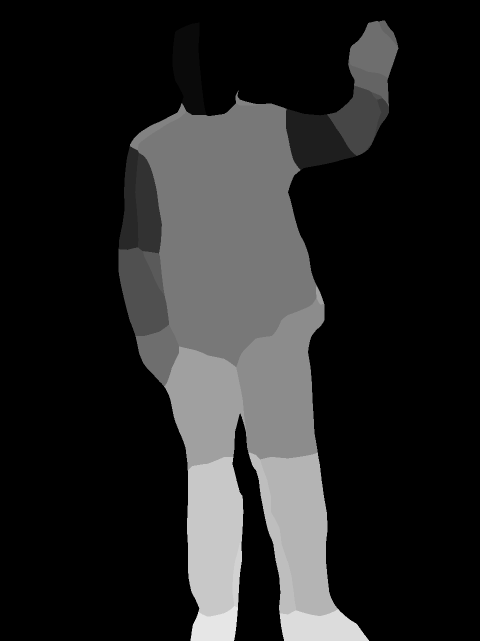
#> input picture joe_seg_crop2.png, 960 x 1281 px (shown at 1/2 size)
$ python construct_bodypoints.py
#> lines starting #> are read from the running program, lines starting #| are printed output that depends on the picture; after the words box and inside, x2 and y2 are one past the last pixel; in counts of white or black regions, pixels touching at a corner belong together
### process_segmentation.py
import matplotlib.pyplot as plt
import skimage.io as skio
import utils
import numpy as np
from skimage.segmentation import find_boundaries

def edge_detector(mask_im):
	gx, gy = np.gradient(mask_im)
	temp_edge = gy*gy + gx*gx
	temp_edge[temp_edge != 0.0] = 1.0
	return temp_edge

def get_body_part_mask(im, number):
	number = np.around(number*10/255, decimals=4)
	mask_im = np.zeros_like(im)
	mask_im[np.around(im, decimals=4) == number] = 1
	return mask_im

def segment_clusters_by_x(all_part_edges):
	all_hand_indices = np.argwhere(all_part_edges)
	hand_indices_sorted = np.sort(all_hand_indices[:,1])
	hand_indices_indices = np.argsort(all_hand_indices[:,1])
	diffs_arr = (hand_indices_sorted[1:]-hand_indices_sorted[:-1])
	max_diff_ind = np.argmax(diffs_arr)
	left_indices = all_hand_indices[hand_indices_indices[max_diff_ind+1:]]
	right_indices = all_hand_indices[hand_indices_indices[:max_diff_ind+1]]
	return left_indices, right_indices

# [6 lines left out: function get_full_body, not called in this run]

def get_left_hand(im):
	all_lefts = get_body_part_mask(im, 10)
	all_rights = get_body_part_mask(im, 11)
	all_hands = np.zeros_like(all_lefts)
	all_hands[all_lefts == 1] = 1
	all_hands[all_rights == 1] = 1
	left_hand = np.zeros_like(all_hands)
	all_hand_edges = edge_detector(all_hands)
	left_indices, right_indices = segment_clusters_by_x(all_hand_edges)
	left_hand[left_indices[:,0], left_indices[:,1]] = 1
	return left_hand

# [11 lines left out: function get_right_hand, not called in this run]

def get_left_forearm(im):
	left_fronts = get_body_part_mask(im, 6)
	left_backs = get_body_part_mask(im, 7)
	right_fronts = get_body_part_mask(im, 8)
	right_backs = get_body_part_mask(im, 9)
	all_lower_arms = np.zeros_like(left_fronts)
	all_lower_arms[(left_fronts==1)|(left_backs==1)|(right_fronts==1)|(right_backs==1)] = 1
	left_forearm = np.zeros_like(all_lower_arms)
	all_forearm_edges = edge_detector(all_lower_arms)
	left_inds, right_inds = segment_clusters_by_x(all_forearm_edges)
	left_forearm[left_inds[:,0], left_inds[:,1]] = 1
	return left_forearm

# [12 lines left out: function get_right_forearm, not called in this run]

def get_left_upper_arm(im):
	left_front,left_back =  get_body_part_mask(im,2), get_body_part_mask(im,3)
	right_front,right_back = get_body_part_mask(im,4), get_body_part_mask(im,5)
	all_upper_arms = np.zeros_like(left_front)
	all_upper_arms[(left_front==1)|(left_back==1)|(right_front==1)|(right_back==1)] = 1
	left_upper_arm = np.zeros_like(all_upper_arms)
	all_upper_arm_edges = edge_detector(all_upper_arms)
	left_inds, right_inds = segment_clusters_by_x(all_upper_arm_edges)
	left_upper_arm[left_inds[:,0], left_inds[:,1]] = 1
	return left_upper_arm

def get_right_upper_arm(im):
	left_front,left_back =  get_body_part_mask(im,2), get_body_part_mask(im,3)
	right_front,right_back = get_body_part_mask(im,4), get_body_part_mask(im,5)
	all_upper_arms = np.zeros_like(left_front)
	all_upper_arms[(left_front==1)|(left_back==1)|(right_front==1)|(right_back==1)] = 1
	right_upper_arm = np.zeros_like(all_upper_arms)
	all_upper_arm_edges = edge_detector(all_upper_arms)
	left_inds, right_inds = segment_clusters_by_x(all_upper_arm_edges)
	right_upper_arm[right_inds[:,0], right_inds[:,1]] = 1
	return right_upper_arm

def get_left_thigh(im):
	left_fronts = get_body_part_mask(im, 14)
	left_backs = get_body_part_mask(im, 15)
	left_thigh = np.zeros_like(left_fronts)
	left_thigh[(left_fronts==1) | (left_backs==1)] = 1
	left_thigh_edges = edge_detector(left_thigh)
	return left_thigh_edges

def get_right_thigh(im):
	right_fronts = get_body_part_mask(im, 16)
	right_backs = get_body_part_mask(im, 17)
	right_thigh = np.zeros_like(right_fronts)
	right_thigh[(right_fronts==1) | (right_backs==1)] = 1
	right_thigh_edges = edge_detector(right_thigh)
	return right_thigh_edges

# [37 lines left out: functions get_left_calf, get_right_calf, get_left_foot, get_right_foot, not called in this run]

def get_torso(im):
	front = get_body_part_mask(im, 12)
	back = get_body_part_mask(im, 13)
	torso = np.zeros_like(front)
	torso[(front == 1) | (back == 1)] = 1
	return edge_detector(torso)

def get_head(im):
	left = get_body_part_mask(im, 0)
	right = get_body_part_mask(im, 1)
	face = np.zeros_like(left)
	face[(left==1)|(right==1)] = 1
	return edge_detector(face)

# [33 lines left out: function get_part_by_name, not called in this run]

# [5 lines that do not run on import are left out]
	# [8 lines of commented-out code are left out]

### construct_bodypoints.py
import matplotlib.pyplot as plt
import skimage.io as skio
import utils
import process_segmentation as seg
import numpy as np
from scipy import signal
import time

class BodyPoints:
	def __init__(self, name, general_points):
		self.name = name
		self.general_points = general_points
		self.border_points = {}

	def add_border(self, points, name):
		self.border_points[name] = points

	def get_border(self, name):
		return self.border_points[name]


def find_border(e1, e2):
	bigger, smaller = None, None
	if np.sum(e1) > np.sum(e2):
		bigger = e1
		smaller = e2
	else:
		bigger = e2
		smaller = e1

	g_kernel = np.ones((3,3))
	smaller_grown = signal.convolve2d(smaller, g_kernel, mode="same")
	smaller_grown[smaller_grown!=0] = 1
	border = np.zeros_like(e1)
	border[(smaller_grown==1) & (bigger==1)] = 1
	return border

def construct_part(part, part_name, border_parts):
	bdypts = BodyPoints(part_name, np.argwhere(part))
	for b_name, b_part in border_parts.items():
		curr_border = find_border(part, b_part)
		bdypts.add_border(np.argwhere(curr_border), b_name)
	return bdypts

def construct_left_hand(im):
	left_hand = seg.get_left_hand(im)
	left_forearm = seg.get_left_forearm(im)
	border_dict = {"left_forearm": left_forearm}
	return construct_part(left_hand, "left_hand", border_dict)

# [73 lines left out: functions construct_right_hand, construct_left_forearm, construct_right_forearm, construct_left_upper_arm, construct_right_upper_arm, construct_left_foot and 5 more, not called in this run]

def construct_torso(im):
	torso = seg.get_torso(im)
	left_thigh = seg.get_left_thigh(im)
	right_thigh = seg.get_right_thigh(im)
	left_upper_arm = seg.get_left_upper_arm(im)
	right_upper_arm = seg.get_right_upper_arm(im)
	head = seg.get_head(im)

	border_dict = {"left_thigh":left_thigh, "right_thigh":right_thigh,
	"left_upper_arm":left_upper_arm, "right_upper_arm":right_upper_arm, "head":head}
	return construct_part(torso, "torso", border_dict)

# [6 lines left out: function construct_head, not called in this run]

if __name__ == '__main__':
	im = skio.imread("./joe_seg_crop2.png", as_gray=True)
#> im is the input picture: shape (1281, 960) float64; min 0, max 1, mean 0.851
	left_hand_bodypts = construct_left_hand(im)
#> in get_left_hand, `all_lefts = get_body_part_mask(im, 10)`: all_lefts: shape (1281, 960) float64; values 0 (black) and 1 (white), 0.3% white; 2 white regions, box (x1, y1, x2, y2) and area: (696, 117, 778, 213) 3032, (758, 41, 797, 96) 649
#> in get_left_hand, `all_rights = get_body_part_mask(im, 11)`: all_rights: shape (1281, 960) float64; values 0 (black) and 1 (white), 1.1% white; 2 white regions, box (x1, y1, x2, y2) and area: (698, 42, 797, 156) 6926, (271, 650, 358, 773) 6266
#> in construct_left_hand, `left_hand = seg.get_left_hand(im)`: left_hand: shape (1281, 960) float64; values 0 (black) and 1 (white), 0.07% white in thin lines or dots, all inside (x1, y1, x2, y2) = (695, 40, 798, 214)
#> in get_left_forearm, `left_fronts = get_body_part_mask(im, 6)`: left_fronts: shape (1281, 960) float64; values 0 (black) and 1 (white), 0.08% white; 1 white region, box (x1, y1, x2, y2) and area: (731, 196, 778, 303) 939
#> in get_left_forearm, `left_backs = get_body_part_mask(im, 7)`: left_backs: shape (1281, 960) float64; values 0 (black) and 1 (white), 0.68% white; 1 white region, box (x1, y1, x2, y2) and area: (654, 171, 763, 312) 8412
#> in get_left_forearm, `right_fronts = get_body_part_mask(im, 8)`: right_fronts: shape (1281, 960) float64; values 0 (black) and 1 (white), 0.98% white; 2 white regions, box (x1, y1, x2, y2) and area: (237, 495, 338, 672) 11879, (743, 184, 764, 199) 154
#> in get_left_forearm, `right_backs = get_body_part_mask(im, 9)`: right_backs: shape (1281, 960) float64; values 0 (black) and 1 (white), 0.13% white; 1 white region, box (x1, y1, x2, y2) and area: (286, 502, 329, 590) 1589
#> in construct_left_hand, `left_forearm = seg.get_left_forearm(im)`: left_forearm: shape (1281, 960) float64; values 0 (black) and 1 (white), 0.06% white in thin lines or dots, all inside (x1, y1, x2, y2) = (653, 170, 779, 313)
#> in __init__, `self.general_points = general_points`: self.general_points = 814 pairs, first value 40 to 213, second value 695 to 797
#> the loop in construct_part, `for b_name, b_part in border_parts.items():` made 1 pass
#> g_kernel in find_border on pass 1: [[1, 1, 1], [1, 1, 1], [1, 1, 1]]
	torso_bodypts = construct_torso(im)
#> in get_body_part_mask (call 7), `mask_im = np.zeros_like(im)`: mask_im: shape (1281, 960) float64; every value is 0
#> in get_body_part_mask (call 8), `mask_im[np.around(im, decimals=4) == number] = 1`: mask_im: shape (1281, 960) float64; values 0 (black) and 1 (white), 0.18% white; 2 white regions, box (x1, y1, x2, y2) and area: (260, 206, 372, 301) 1861, (471, 181, 520, 211) 389
#> in get_torso, `torso[(front == 1) | (back == 1)] = 1`: torso: shape (1281, 960) float64; values 0 (black) and 1 (white), 10.7% white; 1 white region, box (x1, y1, x2, y2) and area: (260, 181, 633, 734) 131753
#> in edge_detector (call 3), `temp_edge[temp_edge != 0.0] = 1.0`: temp_edge: shape (1281, 960) float64; values 0 (black) and 1 (white), 0.24% white in thin lines or dots, all inside (x1, y1, x2, y2) = (259, 180, 634, 735)
#> in get_body_part_mask (call 9), `number = np.around(number*10/255, decimals=4)`: number = 0.549
#> in get_body_part_mask (call 9), `mask_im[np.around(im, decimals=4) == number] = 1`:
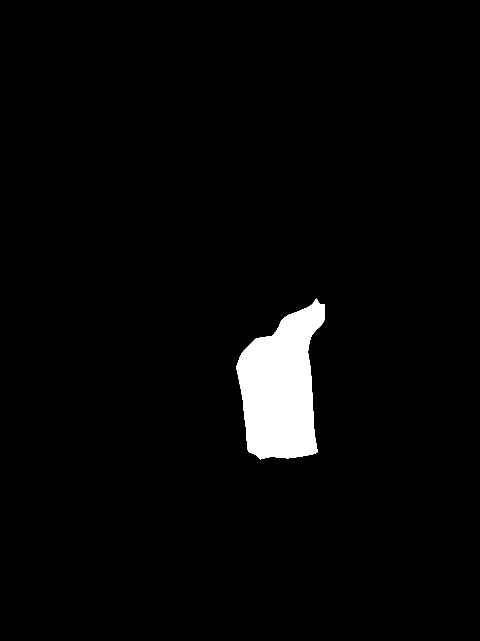
#> mask_im: shape (1281, 960) float64 (shown at 1/2 size); values 0 (black) and 1 (white), 3.1% white; 1 white region, box (x1, y1, x2, y2) and area: (472, 597, 649, 919) 37613
#> in edge_detector (call 4), `temp_edge[temp_edge != 0.0] = 1.0`: temp_edge: shape (1281, 960) float64; values 0 (black) and 1 (white), 0.13% white in thin lines or dots, all inside (x1, y1, x2, y2) = (471, 596, 650, 920)
#> in get_body_part_mask (call 11), `number = np.around(number*10/255, decimals=4)`: number = 0.627
#> in get_body_part_mask (call 11), `mask_im[np.around(im, decimals=4) == number] = 1`:
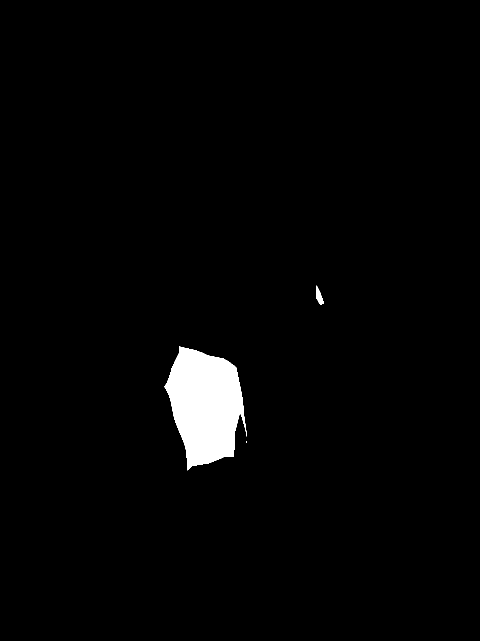
#> mask_im: shape (1281, 960) float64 (shown at 1/2 size); values 0 (black) and 1 (white), 2.2% white; 3 white regions (1 under 20 px), largest, box (x1, y1, x2, y2) and area: (328, 693, 493, 941) 26926, (632, 571, 648, 609) 305
#> in edge_detector (call 5), `temp_edge[temp_edge != 0.0] = 1.0`: temp_edge: shape (1281, 960) float64; values 0 (black) and 1 (white), 0.13% white in thin lines or dots, all inside (x1, y1, x2, y2) = (327, 570, 649, 942)
#> in get_body_part_mask (call 16), `mask_im[np.around(im, decimals=4) == number] = 1`: mask_im: shape (1281, 960) float64; values 0 (black) and 1 (white), 0.62% white; 1 white region, box (x1, y1, x2, y2) and area: (270, 306, 324, 507) 7673
#> in get_left_upper_arm, `all_upper_arms[(left_front==1)|(left_back==1)|(right_front==1)|(right_..`: all_upper_arms: shape (1281, 960) float64; values 0 (black) and 1 (white), 1.9% white; 2 white regions, box (x1, y1, x2, y2) and area: (237, 292, 324, 507) 13027, (572, 218, 713, 340) 10856
#> in edge_detector (call 6), `temp_edge[temp_edge != 0.0] = 1.0`:
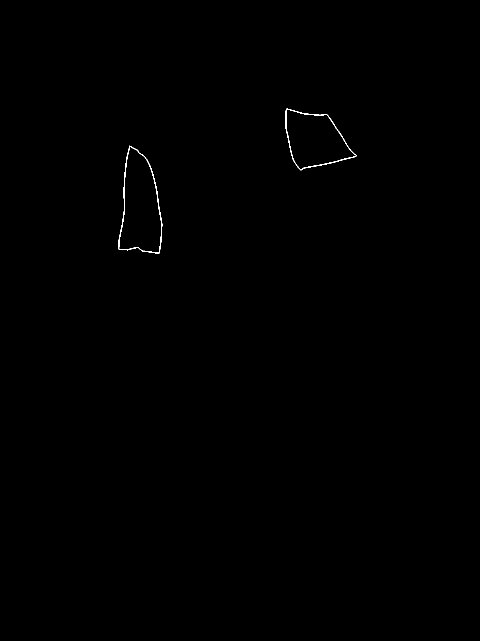
#> temp_edge: shape (1281, 960) float64 (shown at 1/2 size); values 0 (black) and 1 (white), 0.15% white in thin lines or dots, all inside (x1, y1, x2, y2) = (236, 217, 714, 508)
#> in get_left_upper_arm, `left_inds, right_inds = segment_clusters_by_x(all_upper_arm_edges)`: left_inds = 794 pairs, first value 217 to 340, second value 571 to 713; right_inds = 1022 pairs, first value 291 to 507, second value 236 to 324
#> in get_left_upper_arm, `left_upper_arm[left_inds[:,0], left_inds[:,1]] = 1`:
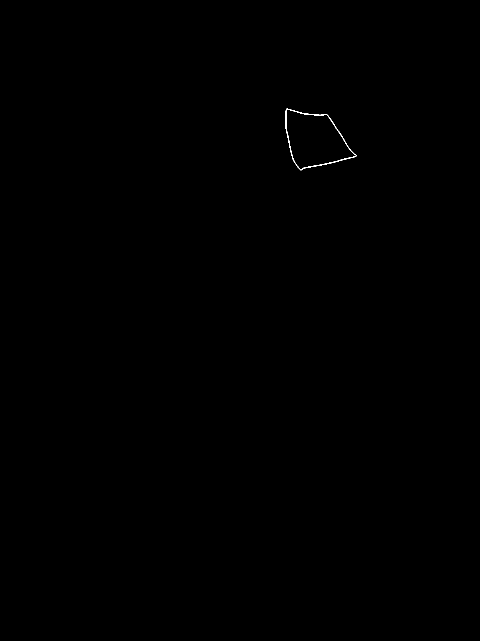
#> left_upper_arm: shape (1281, 960) float64 (shown at 1/2 size); values 0 (black) and 1 (white), 0.06% white in thin lines or dots, all inside (x1, y1, x2, y2) = (571, 217, 714, 341)
#> in get_right_upper_arm, `right_upper_arm[right_inds[:,0], right_inds[:,1]] = 1`:
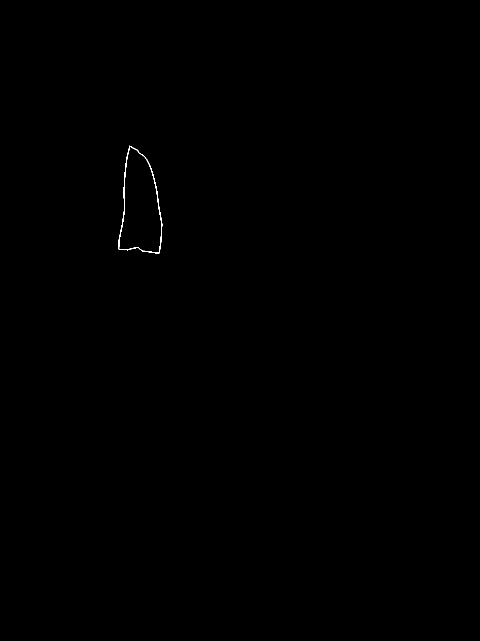
#> right_upper_arm: shape (1281, 960) float64 (shown at 1/2 size); values 0 (black) and 1 (white), 0.08% white in thin lines or dots, all inside (x1, y1, x2, y2) = (236, 291, 325, 508)
#> in get_body_part_mask (call 22), `mask_im[np.around(im, decimals=4) == number] = 1`: mask_im: shape (1281, 960) float64; values 0 (black) and 1 (white), 0.69% white; 6 white regions (5 under 20 px), largest, box (x1, y1, x2, y2) and area: (345, 45, 412, 230) 8528
#> in get_head, `face[(left==1)|(right==1)] = 1`: face: shape (1281, 960) float64; values 0 (black) and 1 (white), 1.8% white; 6 white regions (4 under 20 px), largest, box (x1, y1, x2, y2) and area: (345, 42, 487, 232) 21726, (752, 38, 770, 43) 44
#> in edge_detector (call 8), `temp_edge[temp_edge != 0.0] = 1.0`:
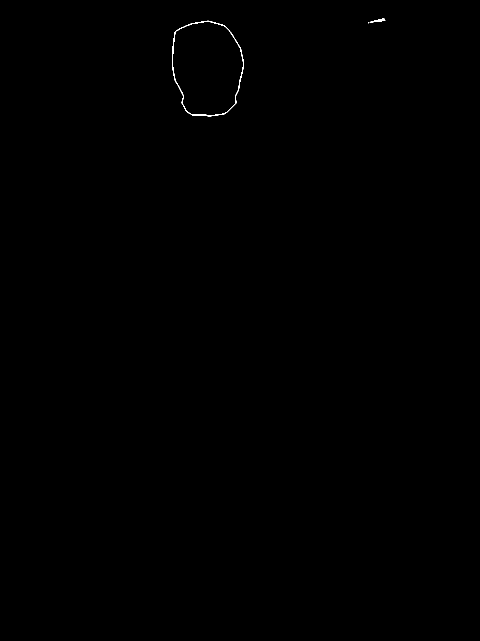
#> temp_edge: shape (1281, 960) float64 (shown at 1/2 size); values 0 (black) and 1 (white), 0.09% white in thin lines or dots, all inside (x1, y1, x2, y2) = (344, 37, 771, 233)
#> the loop in construct_part (call 2), `for b_name, b_part in border_parts.items():` made 5 passes
#> pass 1, in construct_part (call 2), `curr_border = find_border(part, b_part)`:
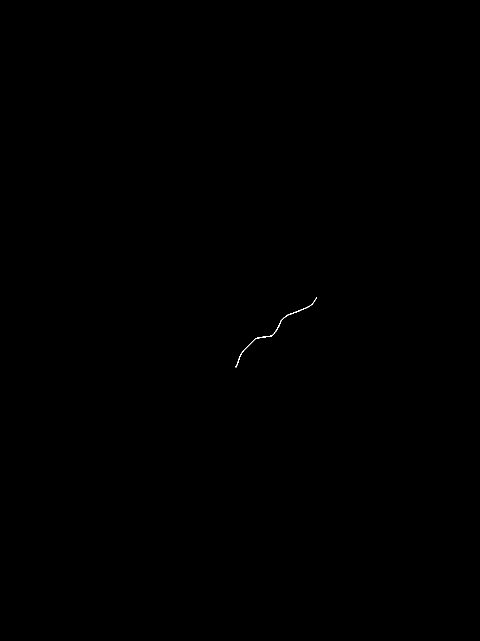
#> curr_border: shape (1281, 960) float64 (shown at 1/2 size); values 0 (black) and 1 (white), 0.03% white in thin lines or dots, all inside (x1, y1, x2, y2) = (470, 595, 634, 735)
